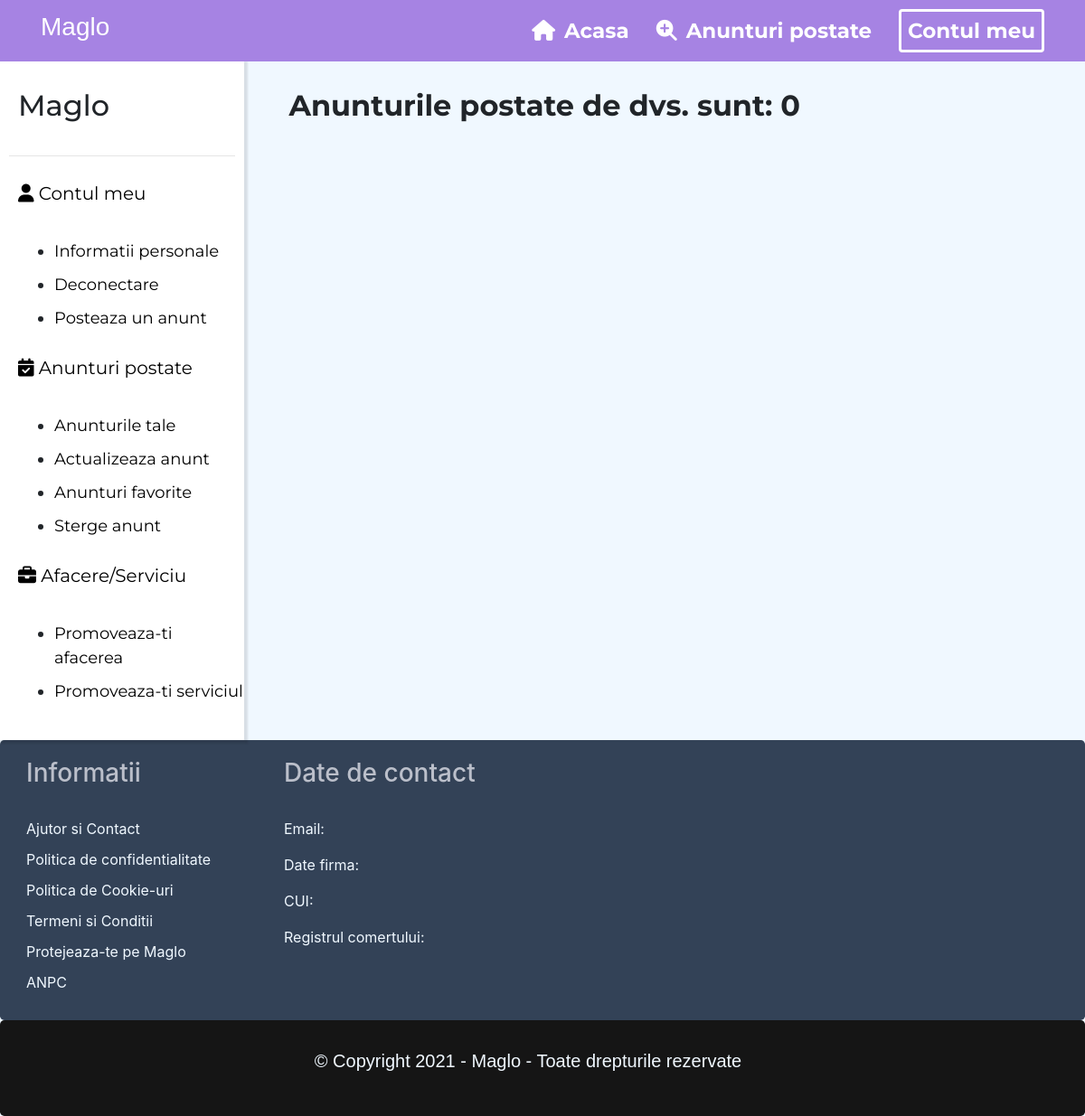
/my_app/anunturi_totale_adult/ (signed in), run on an earlier commit of the app's database.
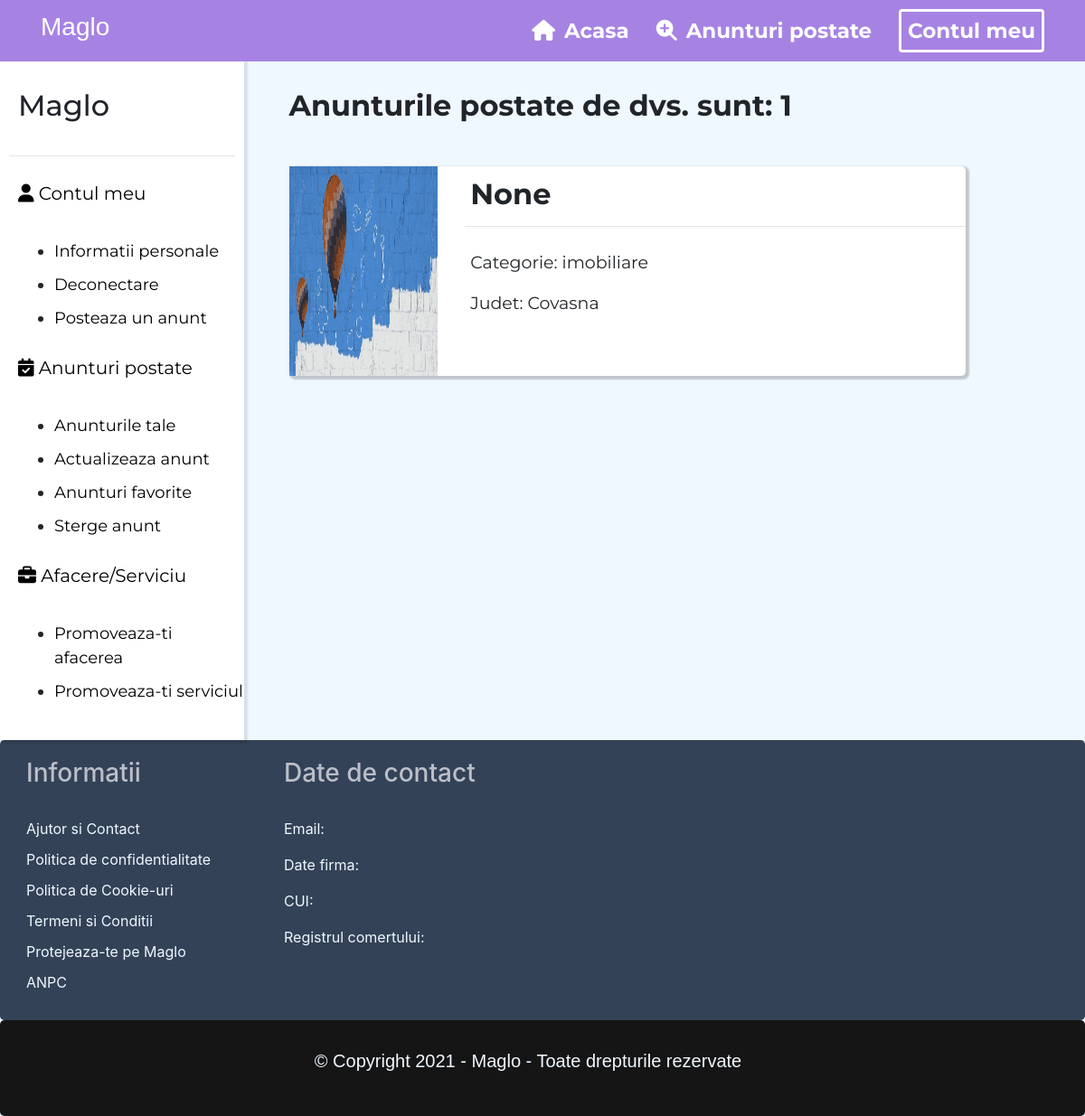
And on a later commit of the database.
### my_app/models.py (models this page shows, shortened)
class AnuntAdult(models.Model):
    titlul = models.CharField(max_length=264, null=True)
    descriere = models.TextField(max_length=9000)
    numele_anuntului = models.CharField(max_length=264, null=True)
    categorie_adult = models.CharField(max_length=264, choices=CATEGORIE_ADULT)
    telefon = models.IntegerField()
    email = models.EmailField()
    pret = models.FloatField(null=True, blank=True)
    moneda = models.CharField(max_length=264, null=True)
    imagine = models.ImageField(null=False, blank=False, upload_to='images/')
    imagine2 = models.ImageField(null=True, blank=False, upload_to='images/')
    imagine3 = models.ImageField(null=True, blank=False, upload_to='images/')
    imagine4 = models.ImageField(null=True, blank=False, upload_to='images/')
    imagine5 = models.ImageField(null=True, blank=False, upload_to='images/')
    imagine6 = models.ImageField(null=True, blank=False, upload_to='images/')
    subcategorie_adult = models.CharField(max_length=264, unique=True, null=True)
    favorit = models.ManyToManyField(User, related_name="favorit", blank=True)
    localizare = models.CharField(max_length=264, choices=JUDETE)

### my_app/views.py (the view)
# urls.py: url(r'anunturi_totale_adult/$', views.anunturi_totale_adult, name="anunturi_totale_adult"),
@login_required
def anunturi_totale_adult(request):
    date_posted = datetime.datetime.now().year
    model = AnuntAdult.objects.all()
    context = {
        'date_posted':date_posted,
        'model':model,
    }
    return render(request, "my_app/anunturi_totale_adult.html", context)

### templates/my_app/anunturi_totale_adult.html (shortened to what this page needs)
{% extends 'my_app/base_adult.html' %}
{% block body_block %}
<div class="jumbotron">
    <div class="row">
        <div class="col-lg-3 col-md-4 col-sm-6">
            <div class="banner">
                <h2>Maglo</h2>
                <hr>
                <a href="{% url 'my_app:contul_meu_adult' %}"><p id="param1"><i class="fas fa-user"></i> Contul meu</p></a>
                <ul>
                    <li><a href="{% url 'my_app:contul_meu_adult' %}">Informatii personale</a></li>
                    <li><a href="{% url 'my_app:deconectare_adult1' %}">Deconectare</a></li>
                    <li><a href="{% url 'my_app:posteaza_anunt_adult' %}">Posteaza un anunt</a></li>
                </ul>
                <a href="{% url 'my_app:anunturi_totale_adult' %}"><p id="param2"><i class="fas fa-calendar-check"></i> Anunturi postate</p></a>
                <ul>
                    <li><a href="{% url 'my_app:anunturi_totale_adult' %}">Anunturile tale</a></li>
                    <li><a href="{% url 'my_app:pag_update_adult' %}">Actualizeaza anunt</a></li>
                    <li><a href="{% url 'my_app:anunturi_favorite_d' %}">Anunturi favorite</a></li>
                    <li><a href="{% url 'my_app:pag_delete_adult' %}">Sterge anunt</a></li>
                </ul>
                <a href="{% url 'my_app:promoveazati_afacerea_serviciul' %}" id="a3"><p id="param3"><i class="fas fa-briefcase"></i> Afacere/Serviciu</p></a>
                <ul>
                    <li><a href="{% url 'my_app:promoveazati_afacerea' %}">Promoveaza-ti afacerea</a></li>
                    <li><a href="{% url 'my_app:promoveazati_serviciul' %}">Promoveaza-ti serviciul</a></li>
                </ul>
                <br>
            </div>
        </div>
        <div class="col-lg-8 col-md-4 col-sm-6">
            <h2 id="header1"><strong>Anunturile postate de dvs. sunt: {{model.count}}</strong></h2>
            {% for anunt in model %}
            <div class="jumbotron" id="jumbotron_1">
                <div class="row">
                    <div class="col-lg-3 col-md-4 col-sm-6">
                        <img src="{{ anunt.imagine.url }}" style="width: 100%; height: 29vh;font-weight:bolder;">
                    </div>
                    <div class="col-lg-9 col-md-4 col-sm-6">
                        <h2 style="padding-top: 12px;font-weight: bold;padding-left: 6px;">{{anunt.titlul}}</h2>
                        <hr>
                        <p style="font-size: 19px;padding-left: 6px;padding-top: 10px;">Categorie: {{anunt.categorie_adult}}</p>
                        <div class="row">
                            <div class="col-lg-8 col-md-4 col-sm-6">
                                <p style="padding-bottom: 12px;font-size: 19px;padding-left: 6px;padding-top: 0;">Judet: {{anunt.localizare}} </p>
                            </div>
                        </div>
                    </div>
                </div>
            </div>
            <br>
            {% endfor %}
        </div>
    </div>
</div>
<div class="jumbotron" style="background-color: #334257;margin-bottom: 0px;padding-top: 20px;padding-bottom: 20px;">
    <div class="container">
        <div class="row">
            <div class="col-lg-3 col-md-4 col-sm-6">
                <h3 style="color: #BBBFCA;">Informatii</h3>
                <br>
                <a href="{% url 'ajutor_si_contact' %}" style="display:block;text-decoration: none;color: aliceblue;padding-bottom: 10px;">Ajutor si Contact</a>
                <a href="{% url 'politica_confi' %}" style="display:block;text-decoration: none;color: aliceblue;padding-bottom: 10px;">Politica de confidentialitate</a>
                <a href="{% url 'politica_cookie' %}" style="display:block;text-decoration: none;color: aliceblue;padding-bottom: 10px;">Politica de Cookie-uri</a>
                <a href="{% url 'termeni_si_conditii' %}" style="display:block;text-decoration: none;color: aliceblue;padding-bottom: 10px;">Termeni si Conditii</a>
                <a href="{% url 'securitate' %}" style="display:block;text-decoration: none;color: aliceblue;padding-bottom: 10px;">Protejeaza-te pe Maglo</a>
                <a href="https://anpc.ro/" style="display:block;text-decoration: none;color: aliceblue;padding-bottom: 10px;">ANPC</a>
            </div>
            <br>
            <div class="col-lg-3 col-md-4 col-sm-6">
                <h3 style="color: #BBBFCA;">Date de contact</h3>
                <br>
                <p style="display:block;text-decoration: none;color: aliceblue;">Email: </p>
                <p style="display:block;text-decoration: none;color: aliceblue;">Date firma: </p>
                <p style="display:block;text-decoration: none;color: aliceblue;">CUI: </p>
                <p style="display:block;text-decoration: none;color: aliceblue;">Registrul comertului: </p>
            </div>
        </div>
    </div>
</div>
<div class="jumbotron" style="background-color: #151515;margin-bottom: 0px;padding-top: 30px;padding-bottom: 30px;">
    <div class="container">
        <p style="font-size: 20px;font-family: Arial, Helvetica, sans-serif;color: aliceblue;text-align: center;">© Copyright {{date_posted}} - Maglo - Toate drepturile rezervate</p>
    </div>
</div>
{% endblock %}

### templates/my_app/base_adult.html (shortened to what this page needs)
<!DOCTYPE html>
{% load static %}
<html lang="en">
<head>
    <link rel="stylesheet" href="https://maxcdn.bootstrapcdn.com/bootstrap/4.5.2/css/bootstrap.min.css">
    <link rel="stylesheet" href="{% static 'my_app/css/main.css' %}">
</head>
<body style="background-color: aliceblue;">
    <nav class="navbar navbar-expand-lg navbar-dark sticky-top" style="background-color: #A683E3;">
        <div class="container">
            <a href="{% url 'acasa_adult' %}" class="navbar-brand" style="font-family: Arial, Helvetica, sans-serif;" id="nav_6"><h3>Maglo</h3></a>
            <div class="collapse navbar-collapse" id="navbarMenu">
                <ul class="navbar-nav ml-auto">
                    <li class="nav-item" style="margin-top: 7px;margin-bottom: 7px;">
                        <a class="navbar-link" href="{% url 'acasa' %}" style="font-family: 'Montserrat', sans-serif;color: #fff;padding-right: 30px;text-decoration: none;font-size: 23px;margin-top: 7px;margin-bottom: 7px;" id="nav_1">
                            <strong><i class="fas fa-home" style='padding-right: 10px;'></i>Acasa</strong>
                        </a>
                    </li>
                    <li class="nav-item" style="margin-top: 7px;margin-bottom: 7px;">
                        <a class="navbar-link" href="{% url 'anunturi_postate_adult' %}" style="font-family: 'Montserrat', sans-serif;color: #fff;padding-right: 30px;text-decoration: none;font-size: 23px;margin-top: 7px;margin-bottom: 7px;" id="nav_2">
                            <strong><i class="fas fa-search-plus" style='padding-right: 10px;'></i>Anunturi postate</strong>
                        </a>
                    </li>
                    {% if user.is_authenticated %}
                    <li class="nav-item" style="margin-top: 7px;margin-bottom: 7px;">
                        <a class="navbar-link" href="{% url 'my_app:contul_meu_adult' %}" style="font-family: 'Montserrat', sans-serif;color: #fff;padding-right: 30px;text-decoration: none;font-size: 23px;border: 3px solid #fff;padding: 7px;border-radius: 4px;margin-top: 7px;margin-bottom: 7px;" id="nav_4">
                            <strong id="text1">Contul meu</strong>
                        </a>
                    </li>
                    {% endif %}
                </ul>
            </div>
        </div>
    </nav>
    {% block body_block %}{% endblock %}
</body>
</html>

### templates/my_app/anunturi_totale_adult.html (style rules this page uses)
.jumbotron { background-color: aliceblue; padding-top: 0px; padding-left: 0px; padding-bottom: 0px; margin-bottom: 0px; }
.banner { background-color: white; max-width: 300px; height: 100%; box-shadow: 2px 2px 2px 2px rgba(0, 0, 0, 0.1); }
.banner h2 { font-family: 'Montserrat', sans-serif; padding: 30px 0px 20px 20px; }
.banner hr { margin-left: 10px; margin-right: 10px; }
.banner a { text-decoration: none; }
#param1 { font-family: 'Montserrat', sans-serif; font-size: 20px; padding: 10px 0px 10px 20px; color: black; }
.banner ul { padding-left: 60px; font-family: 'Montserrat', sans-serif; }
.banner ul li { font-size: 18px; padding-top: 10px; }
.banner ul li a { color: black; }
#param2 { font-family: 'Montserrat', sans-serif; padding: 10px 0px 10px 20px; font-size: 20px; color: black; }
#header1 { font-family: 'Montserrat', sans-serif; padding-top: 30px; padding-bottom: 40px; margin-left: 20px; }
#a3 { text-decoration: none; color: black; }
#param3 { font-family: 'Montserrat', sans-serif; padding: 10px 0px 10px 20px; font-size: 20px; }
#jumbotron_1 { background-color: white; padding: 0; font-family: 'Montserrat', sans-serif; box-shadow: 2px 2px 2px 2px rgba(0, 0, 0, 0.2); margin-left: 20px; }

What changed in the data, as far as the page shows it:
added AnuntAdult: imagine (picture), titlul "None", categorie_adult "imobiliare", localizare "Covasna"
Also different on the page:
{{ model.count }}: "0" → "1"
